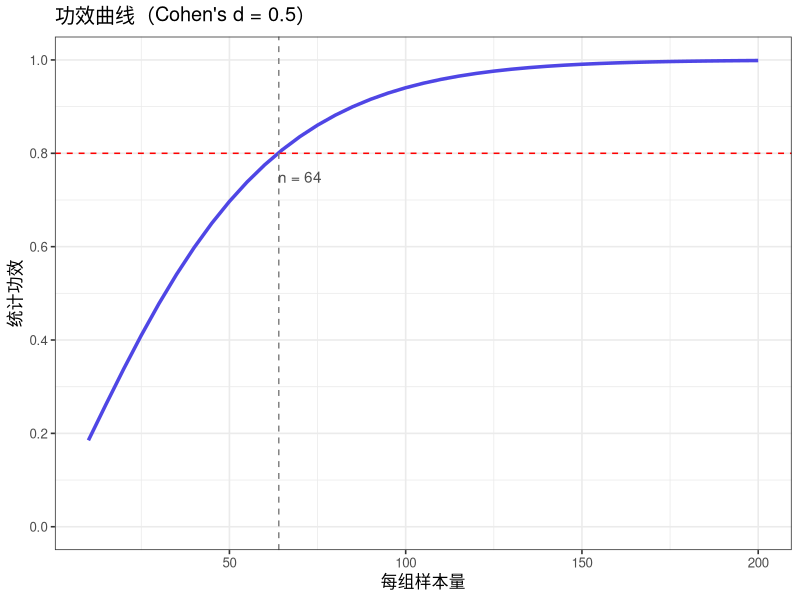
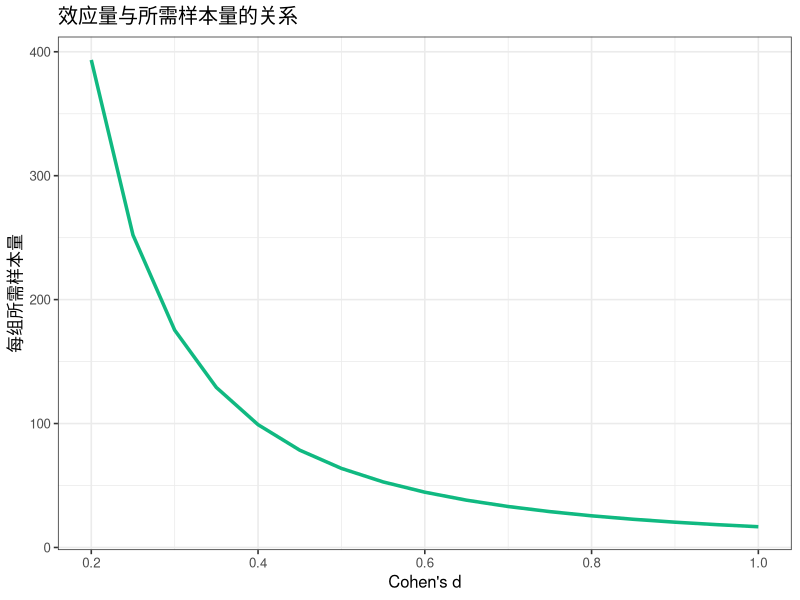

Write the R code that produced these figures, in order.
## ---- chunk 1
knitr::opts_chunk$set(
    echo = TRUE,
    warning = FALSE,
    message = FALSE,
    fig.width = 8,
    fig.height = 5
)
## ---- chunk 2
library(pwr)
library(ggplot2)

theme_set(theme_bw(base_size = 12))
## ---- chunk 3
# 双侧检验，中等效应（d=0.5），功效=0.8，α=0.05
pwr.t.test(
    d = 0.5, # Cohen's d
    sig.level = 0.05,
    power = 0.80,
    type = "two.sample"
)
## ---- chunk 4
pwr.t.test(
    d = 0.5,
    sig.level = 0.05,
    power = 0.80,
    type = "paired"
)
## ---- chunk 5
# 根据均值差和标准差估算
mean_diff <- 5 # 预期均值差
pooled_sd <- 10 # 合并标准差
d <- mean_diff / pooled_sd
cat("Cohen's d =", d)
## ---- chunk 6
# k=3组，中等效应（f=0.25）
pwr.anova.test(
    k = 3, # 组数
    f = 0.25, # 效应量
    sig.level = 0.05,
    power = 0.80
)
## ---- chunk 7
# 从 eta-squared 转换
eta_sq <- 0.06 # 中等效应
f <- sqrt(eta_sq / (1 - eta_sq))
cat("f =", round(f, 3))
## ---- chunk 8
# 中等相关（r=0.3）
pwr.r.test(
    r = 0.3,
    sig.level = 0.05,
    power = 0.80
)
## ---- chunk 9
# 2x2 列联表，中等效应
pwr.chisq.test(
    w = 0.3, # 效应量
    df = 1, # 自由度 = (行-1)*(列-1)
    sig.level = 0.05,
    power = 0.80
)
## ---- chunk 10
# 多元回归：5个预测变量，f²=0.15
pwr.f2.test(
    u = 5, # 预测变量数
    f2 = 0.15, # 效应量
    sig.level = 0.05,
    power = 0.80
)
## ---- chunk 11
# 计算不同样本量的功效
sample_sizes <- seq(10, 200, by = 5)
powers <- sapply(sample_sizes, function(n) {
    pwr.t.test(n = n, d = 0.5, sig.level = 0.05)$power
})

# 绑图
power_df <- data.frame(n = sample_sizes, power = powers)

ggplot(power_df, aes(x = n, y = power)) +
    geom_line(color = "#4f46e5", linewidth = 1.2) +
    geom_hline(yintercept = 0.8, linetype = "dashed", color = "red") +
    geom_vline(xintercept = 64, linetype = "dashed", color = "gray50") +
    labs(
        title = "功效曲线（Cohen's d = 0.5）",
        x = "每组样本量",
        y = "统计功效"
    ) +
    scale_y_continuous(limits = c(0, 1), breaks = seq(0, 1, 0.2)) +
    annotate("text", x = 70, y = 0.75, label = "n = 64", color = "gray30")
## ---- chunk 12
effect_sizes <- seq(0.2, 1, by = 0.05)
sample_needed <- sapply(effect_sizes, function(d) {
    pwr.t.test(d = d, sig.level = 0.05, power = 0.80)$n
})

effect_df <- data.frame(d = effect_sizes, n = sample_needed)

ggplot(effect_df, aes(x = d, y = n)) +
    geom_line(color = "#10b981", linewidth = 1.2) +
    labs(
        title = "效应量与所需样本量的关系",
        x = "Cohen's d",
        y = "每组所需样本量"
    )
## ---- chunk 13
# 假设：对照组治愈率40%，干预组预期60%
# 转换为 Cohen's h
p1 <- 0.40 # 对照组比例
p2 <- 0.60 # 干预组比例
h <- 2 * asin(sqrt(p2)) - 2 * asin(sqrt(p1))

pwr.2p.test(h = h, sig.level = 0.05, power = 0.80)
## ---- chunk 14
# 预期脱落率 15%
n_calculated <- 97
dropout_rate <- 0.15
n_final <- ceiling(n_calculated / (1 - dropout_rate))
cat("考虑脱落后每组需要:", n_final, "人\n")
cat("总样本量:", n_final * 2, "人")
